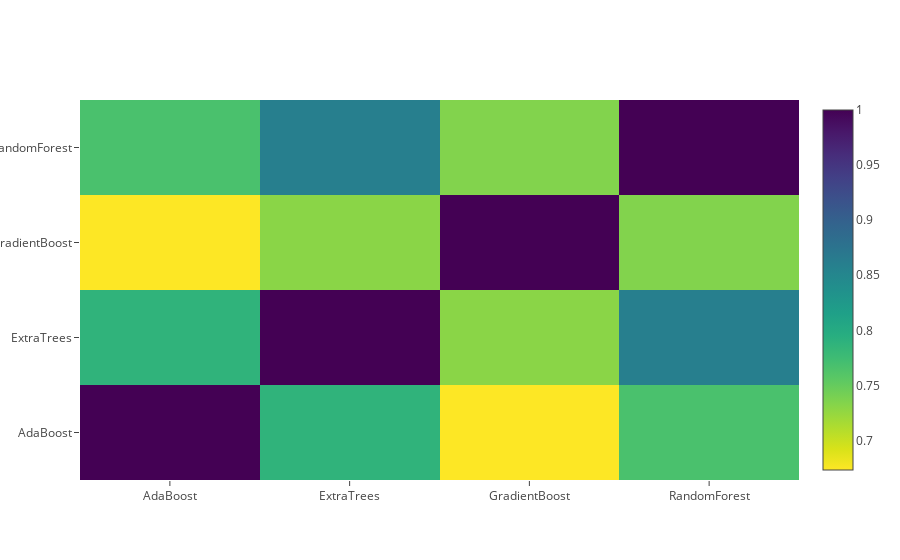

This figure's notebook cell:
### Code cell
data = [
    go.Heatmap(
        z= base_predictions_train.astype(float).corr().values ,
        x=base_predictions_train.columns.values,
        y= base_predictions_train.columns.values,
          colorscale='Viridis',
            showscale=True,
            reversescale = True
    )
]
py.iplot(data, filename='labelled-heatmap')

### Figure 1 — Plotly figure (JSON) as saved in the notebook; plotly's stock layout.template omitted (floating-point values rounded to 4 significant figures)
{"data": [{"colorscale": "Viridis", "reversescale": true, "showscale": true, "type": "heatmap", "x": ["AdaBoost", "ExtraTrees", "GradientBoost", "RandomForest"], "y": ["AdaBoost", "ExtraTrees", "GradientBoost", "RandomForest"], "z": [[1, 0.7879, 0.6733, 0.7671], [0.7879, 1, 0.7304, 0.8599], [0.6733, 0.7304, 1, 0.7348], [0.7671, 0.8599, 0.7348, 1]]}], "layout": {}}
